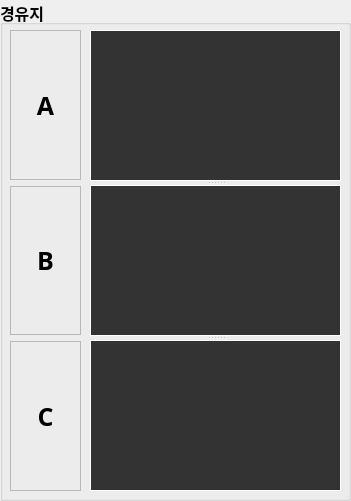
   <widget class="QGroupBox" name="groupBox_2">
    <property name="geometry">
     <rect>
      <x>10</x>
      <y>10</y>
      <width>351</width>
      <height>501</height>
     </rect>
    </property>
    <property name="font">
     <font>
      <pointsize>12</pointsize>
      <bold>true</bold>
     </font>
    </property>
    <property name="title">
     <string>경유지</string>
    </property>
    <widget class="QWidget" name="layoutWidget">
     <property name="geometry">
      <rect>
       <x>10</x>
       <y>30</y>
       <width>71</width>
       <height>461</height>
      </rect>
     </property>
     <layout class="QGridLayout" name="gridLayout">
      <item row="0" column="0">
       <widget class="QLabel" name="label_x_target_11">
        <property name="font">
         <font>
          <family>Umpush</family>
          <pointsize>19</pointsize>
          <bold>true</bold>
         </font>
        </property>
        <property name="frameShape">
         <enum>QFrame::StyledPanel</enum>
        </property>
        <property name="text">
         <string>A</string>
        </property>
        <property name="alignment">
         <set>Qt::AlignCenter</set>
        </property>
       </widget>
      </item>
      <item row="1" column="0">
       <widget class="QLabel" name="label_x_target_12">
        <property name="font">
         <font>
          <family>Umpush</family>
          <pointsize>19</pointsize>
          <bold>true</bold>
         </font>
        </property>
        <property name="frameShape">
         <enum>QFrame::StyledPanel</enum>
        </property>
        <property name="text">
         <string>B</string>
        </property>
        <property name="alignment">
         <set>Qt::AlignCenter</set>
        </property>
       </widget>
      </item>
      <item row="2" column="0">
       <widget class="QLabel" name="label_x_target_13">
        <property name="font">
         <font>
          <family>Umpush</family>
          <pointsize>19</pointsize>
          <bold>true</bold>
         </font>
        </property>
        <property name="frameShape">
         <enum>QFrame::StyledPanel</enum>
        </property>
        <property name="text">
         <string>C</string>
        </property>
        <property name="alignment">
         <set>Qt::AlignCenter</set>
        </property>
       </widget>
      </item>
     </layout>
    </widget>
    <widget class="QSplitter" name="splitter_2">
     <property name="geometry">
      <rect>
       <x>90</x>
       <y>30</y>
       <width>251</width>
       <height>461</height>
      </rect>
     </property>
     <property name="orientation">
      <enum>Qt::Vertical</enum>
     </property>
     <widget class="QLabel" name="label_pass_A">
      <property name="maximumSize">
       <size>
        <width>251</width>
        <height>151</height>
       </size>
      </property>
      <property name="autoFillBackground">
       <bool>false</bool>
      </property>
      <property name="styleSheet">
       <string notr="true">QLabel {
    background-color: #333333;
    color: white;
}
</string>
      </property>
      <property name="frameShape">
       <enum>QFrame::Box</enum>
      </property>
      <property name="lineWidth">
       <number>1</number>
      </property>
      <property name="text">
       <string/>
      </property>
      <property name="pixmap">
       <pixmap>../../../../../../Pictures/Screenshots/Screenshot from 2024-08-02 10-33-18.png</pixmap>
      </property>
      <property name="scaledContents">
       <bool>true</bool>
      </property>
     </widget>
     <widget class="QLabel" name="label_pass_B">
      <property name="maximumSize">
       <size>
        <width>251</width>
        <height>151</height>
       </size>
      </property>
      <property name="autoFillBackground">
       <bool>false</bool>
      </property>
      <property name="styleSheet">
       <string notr="true">QLabel {
    background-color: #333333;
    color: white;
}
</string>
      </property>
      <property name="frameShape">
       <enum>QFrame::Box</enum>
      </property>
      <property name="lineWidth">
       <number>1</number>
      </property>
      <property name="text">
       <string/>
      </property>
      <property name="pixmap">
       <pixmap>../../../../../../Pictures/Screenshots/Screenshot from 2024-08-02 10-33-18.png</pixmap>
      </property>
      <property name="scaledContents">
       <bool>true</bool>
      </property>
     </widget>
     <widget class="QLabel" name="label_pass_C">
      <property name="enabled">
       <bool>true</bool>
      </property>
      <property name="maximumSize">
       <size>
        <width>251</width>
        <height>151</height>
       </size>
      </property>
      <property name="autoFillBackground">
       <bool>false</bool>
      </property>
      <property name="styleSheet">
       <string notr="true">QLabel {
    background-color: #333333;
    color: white;
}
</string>
      </property>
      <property name="frameShape">
       <enum>QFrame::Box</enum>
      </property>
      <property name="lineWidth">
       <number>1</number>
      </property>
      <property name="text">
       <string/>
      </property>
      <property name="pixmap">
       <pixmap>../../../../../../Pictures/Screenshots/Screenshot from 2024-08-02 10-33-18.png</pixmap>
      </property>
      <property name="scaledContents">
       <bool>true</bool>
      </property>
     </widget>
    </widget>
   </widget>
